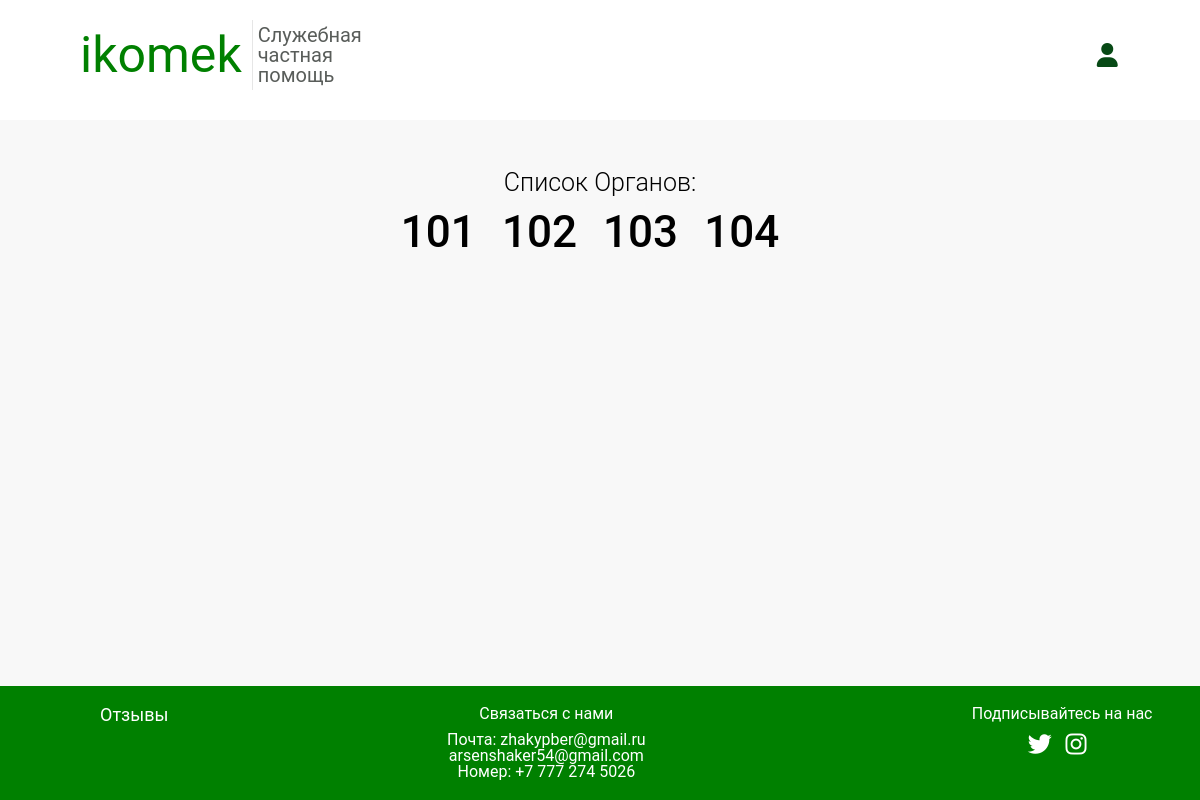
The page / on the database its author committed.
### back/models.py (models this page shows, shortened)
class Organ(models.Model):
    title = models.CharField(max_length=100, default="Default Title")
    description = models.TextField(default="")

### back/views.py (the view)
# urls.py: path('', views.home, name='home'),
def home(request):
    organs = Organ.objects.all()
    data = {
        'menu': menu,
        'title': 'Главная страница',
        'organs': organs,
    }
    return render(request, 'back/home.html', context=data)

### back/templates/back/home.html (shortened to what this page needs)
{% load static %}
<!DOCTYPE html>
<html lang="en">
<head>
    <link rel="stylesheet" href="{% static 'back/css/style.css' %}">
    <link rel="stylesheet" href="{% static 'back/css/adaptation.css' %}">
    <link rel="stylesheet" href="https://cdnjs.cloudflare.com/ajax/libs/font-awesome/6.0.0/css/all.min.css" />
</head>
<body>
    <header class="header container">
        {% for m in menu %}
      <div class="header-logo">
          <a href="{% url 'back:home' %}">{{ m.title }}</a>
      </div>
        {% endfor %}
      <span class="logo-span">Служебная частная помощь</span>
      <div class="button-group">
        {% if request.user.is_authenticated %}
            <a href="{% url 'authe:signout' %}" class="button">Выход</a>
        {% else %}
        <i class="fas fa-user" style="font-size: 24px; margin-left: 10px;"></i>
        {% endif %}
        </div>
    </header>
    <div class="content">
        {% block content %}
            <div class="organs-list">
                <h1>Список Органов:</h1>
                <ul>
                    {% for organ in organs %}
                        <li class="organs">
                            <a href="{% url 'back:organ_detail' organ.id %}">{{ organ.title }}</a>
                        </li>
                    {% endfor %}
                </ul>
            </div>
        {% endblock %}
    </div>
    <footer class="footer">
        <div class="footer-content container">
            <div class="help">
                <nav>
                    <a href="{% url 'back:comment' %}">Отзывы</a>
                </nav>
              </div>
            <div class="footer-section-contact">
                <h3>Связаться с нами</h3>
                <p>Почта: zhakypber@gmail.ru</p>
                <p>arsenshaker54@gmail.com</p>
                <p>Номер: +7 777 274 5026</p>
            </div>
            <div class="footer-section">
                <h3>Подписывайтесь на нас</h3>
                <a href="#" class="social-icon"><i class="fab fa-twitter"></i></a>
                <a href="https://www.instagram.com/kanatbekul.y" class="social-icon"><i class="fab fa-instagram"></i></a>
            </div>
        </div>
    </footer>
</body>
</html>

### back/static/back/css/style.css (style rules this page uses)
html, body, div, span, applet, object, iframe, h1, h2, h3, h4, h5, h6, p, blockquote, pre, a, abbr, acronym, address, big, cite, code, del, dfn, em, img, ins, kbd, q, s, samp, small, strike, strong, sub, sup, tt, var, b, u, i, center, dl, dt, dd, ol, ul, li, fieldset, form, label, legend, table, caption, tbody, tfoot, thead, tr, th, td, article, aside, canvas, details, embed, figure, figcaption, footer, header, hgroup, menu, nav, output, ruby, section, summary, time, mark, audio, video { margin: 0; padding: 0; border: 0; font-size: 100%; font: inherit; vertical-align: baseline; box-sizing: border-box; font-family: 'Roboto', sans-serif; }
article, aside, details, figcaption, figure, footer, header, hgroup, menu, nav, section { display: block; }
body { line-height: 1; background-color: #f8f8f8; min-height: 100vh; display: flex; flex-direction: column; }
ol, ul { list-style: none; }
html { font-size: 16px; }
.content { flex: 1; }
.header { width: 100%; display: flex; justify-content: space-between; height: 130px; align-items: center; background-color: #fff; margin-top: -10px; }
.header-logo a { font-size: 50px; color: green; text-decoration: none; margin-left: 80px; }
.logo-span { border-left: 1px solid #e6e6e6; display: block; margin-left: 10px; padding-left: 10px; color: #595d5a; margin-right: 60%; font-size: 20px; padding: 5px; }
.button-group { display: flex; align-items: center; gap: 10px; margin-right: 10%; }
.fa-user { font-size: 24px; color: #074915; }
.organs-list { font-size: 25px; font-weight: 300; text-align: center; margin-top: 50px; }
.organs-list a { text-decoration: none; font-size: 44px; font-weight: 500; color: #000; }
.organs { display: inline-block; margin-top: 15px; margin-right: 20px; }
.help a { text-decoration: none; color: #fff; font-size: 18px; margin-left: 100px; }
.footer { background-color: #008000; color: #fff; padding: 20px 0; text-align: center; }
.footer-content { display: flex; justify-content: space-around; }
.footer-section { flex: 1; text-align: center; margin-left: 20%; }
.footer-section-contact { flex: 1; text-align: center; margin-left: 20%; }
.footer h3 { margin-bottom: 10px; }
.social-icon { color: #fff; font-size: 24px; margin-right: 10px; text-decoration: none; }

### rows shown on the page
Organ: title "101"
Organ: title "102"
Organ: title "103"
Organ: title "104"

### other values the page prints
{{ m.title }} "ikomek"
